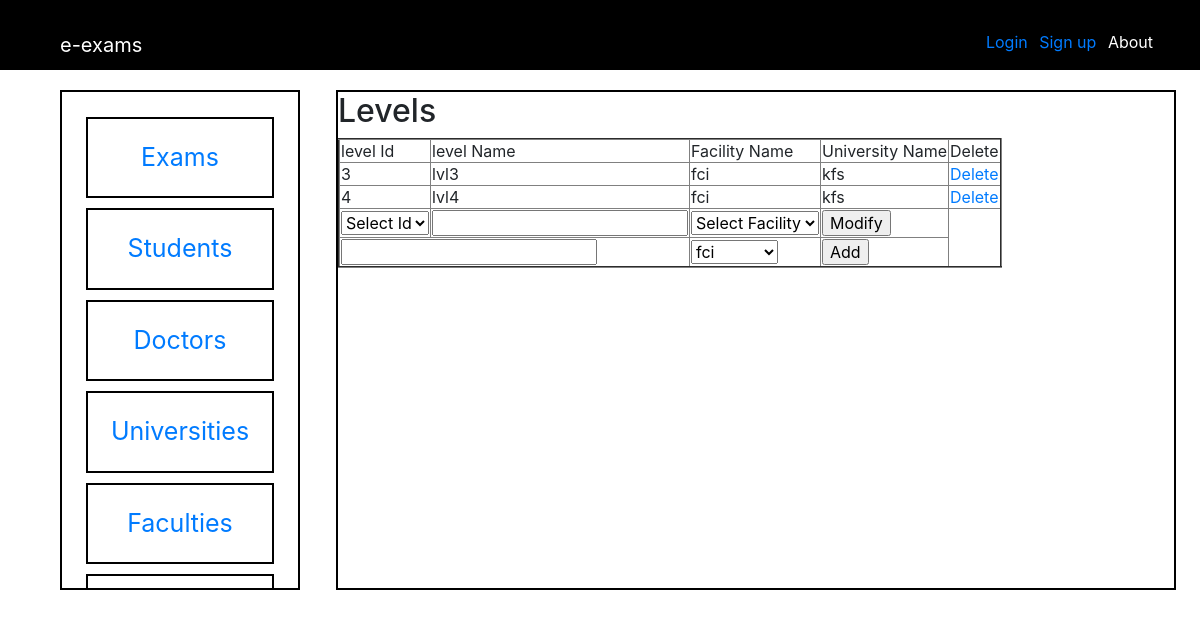
Page /project/admin/admin-Levels.php on the earlier database version.
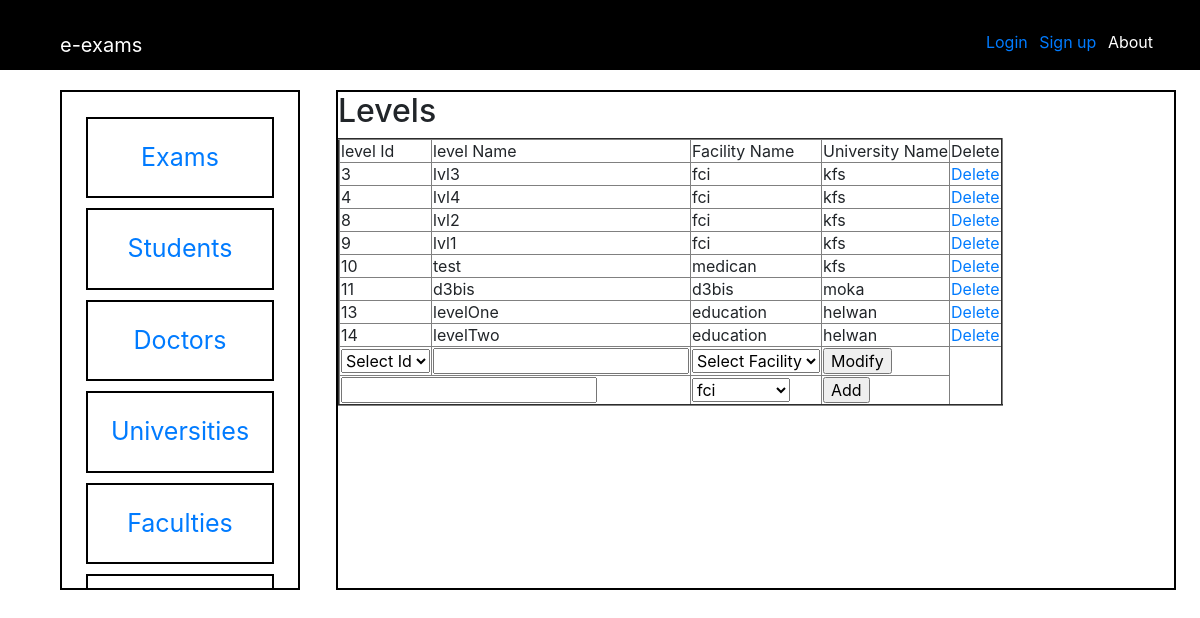
Same page on the later database version.
### tables this page shows
CREATE TABLE `levels` (
  `id` int(11) NOT NULL,
  `name` varchar(30) NOT NULL,
  `facility` int(11) NOT NULL
);

CREATE TABLE `faculties` (
  `id` int(11) NOT NULL,
  `name` varchar(30) NOT NULL,
  `university` int(11) NOT NULL
);

CREATE TABLE `universities` (
  `id` int(11) NOT NULL,
  `name` varchar(30) NOT NULL
);

### php/admin/admin-quires.php (called while the page is built, shortened)
<?php
$con = mysqli_connect('localhost','root','','e-examsproject');
$view_faculties = mysqli_query($con,"SELECT * FROM faculties");
$view_faculties_res = mysqli_fetch_all($view_faculties,MYSQLI_ASSOC);
$view_levels = mysqli_query($con,"SELECT * FROM levels ");
$view_levels_res = mysqli_fetch_all($view_levels,MYSQLI_ASSOC);

### php/admin/admin-functions.php (called while the page is built, shortened)
<?php
function GetUniversityName($id_tb,$tableName,$field){
	$con = mysqli_connect("localhost","root","","e-examsproject");
	$getUniName = mysqli_query($con,"SELECT * FROM ".$tableName." WHERE id ='".$id_tb."' ");
	$getUniName_res = mysqli_fetch_all($getUniName,MYSQLI_ASSOC);
	return $getUniName_res[0]["$field"];
}
function GetUniversityNameUsingFacId($fac_id){
	$con= mysqli_connect("localhost","root","","e-examsproject");
	$Get_UniName =mysqli_query($con,"SELECT * FROM faculties where id='".$fac_id."' ");
	$Get_UniName_res = mysqli_fetch_all($Get_UniName,MYSQLI_ASSOC);
	return $Get_UniName_res[0]['university'];
}

### project/admin/admin-Levels.php (the view, shortened to what this page needs)
<?php include('C:\xampp1\htdocs\E Exams Project\php\admin\admin-quires.php'); ?>
<?php include('C:\xampp1\htdocs\E Exams Project\php\admin\admin-functions.php'); ?>
    <link rel="stylesheet" type="text/css" href="http://localhost/E%20Exams%20Project/style/css/admin/admin-main-page.css">
<form action="admin-Levels.php" method="POST">
    <div class="main-admin-div-left">
        <div class="deps"><a href="admin-exams.php">Exams</a></div>
        <div class="deps"><a href="admin-students.php">Students</a></div>
        <div class="deps"><a href="admin-doctors.php">Doctors</a></div>
        <div class="deps"><a href="admin-universities.php"> Universities</a></div>
        <div class="deps"><a href="admin-Faculties.php">Faculties</a></div>
        <div class="deps"><a href="admin-Levels.php">Levels</a></div>
    </div>
     <div class="main-admin-div-right">
        <h2>Levels</h2>
       <table border="2px">
           <tr>
               <td>
                   level Id
               </td>
               <td>
                   level Name
               </td>
               <td>
                   Facility Name
               </td>
               <td>
                   University Name
               </td>
               <td>
                   Delete
               </td>
           </tr>
           <?php foreach($view_levels_res as $res){ ?>
           <tr>
               <td><?php echo $res['id']; ?></td>
               <td><?php echo $res['name']; ?></td>
               <td><?php echo GetUniversityName($res['facility'],'Faculties','name'); ?></td>
               <td><?php echo GetUniversityName(GetUniversityNameUsingFacId($res['facility']),'Universities','name'); ?></td>
               <td><a href="http://localhost/E%20Exams%20Project/project/admin/admin-Levels.php?lvl_id=<?php echo $res['id'] ?>">Delete</a></td>
           </tr>
       <?php } ?>
            <tr>
                <td>
                    <select name="mod-lev-id">
                        <option>Select Id</option>
                    </select>
                </td>
                <td>
                    <input type="text" name="mod-lev-name">
                </td>
                <td>
                    <select name="mod-lev-facility">
                        <option>Select Facility</option>
                    </select>
                </td>
                <td>
                    <input type="submit" name="mod-lvl" value="Modify">
                </td>
            </tr>
            <tr>
                <td colspan="2">
                    <input type="text" name="add-lvl-name">
                </td>
                <td>
                     <select name="add-lev-facility">
                        <?php foreach($view_faculties_res as $res){ ?>
                        <option value="<?php echo $res['id'] ?>">
                            <?php echo GetUniversityName($res['id'],'faculties','name'); ?></option>
                        <?php } ?>
                    </select>
                </td>
                <td>
                    <input type="submit" name="add-lvl" value="Add">
                </td>
            </tr>
       </table>
    </div>
</form>
<?php include ('../../php/header.php'); ?>

Differences in the rows shown:
added levels: id "8", name "lvl2", facility.name "fci", facility.name "kfs"
added levels: id "9", name "lvl1", facility.name "fci", facility.name "kfs"
added levels: id "10", name "test", facility.name "medican", facility.name "kfs"
added levels: id "11", name "d3bis", facility.name "d3bis", facility.name "moka"
added levels: id "13", name "levelOne", facility.name "education", facility.name "helwan"
added levels: id "14", name "levelTwo", facility.name "education", facility.name "helwan"
